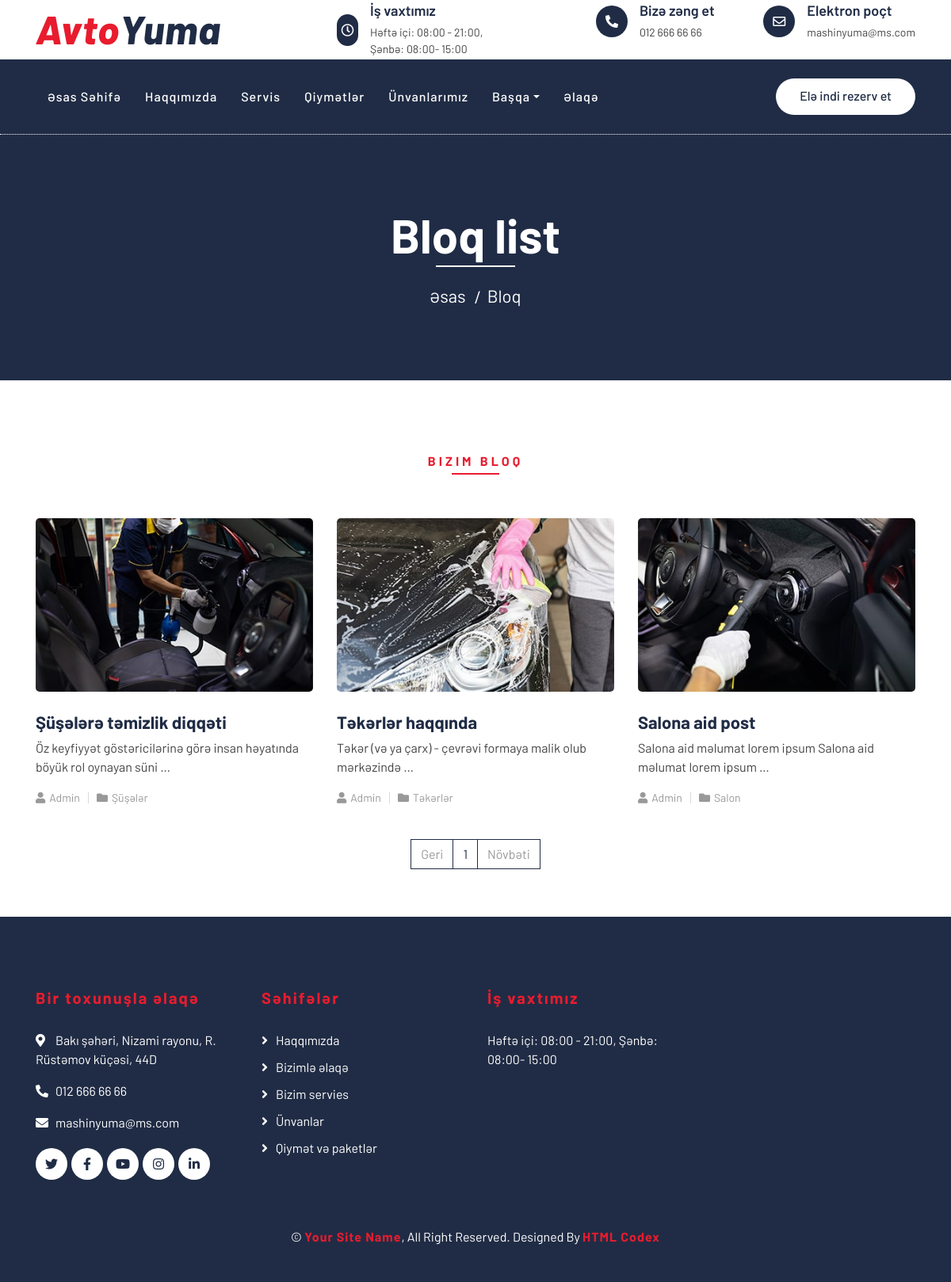
The app's page /blog/list/ with its own data.
### pages/models.py (models this page shows, shortened)
class Location(models.Model):
    title = models.CharField(max_length=100,verbose_name="Başlıq")
    location = models.TextField(verbose_name="Ünvan")
    phone = models.CharField(max_length=100,verbose_name="Telefon")
    is_main = models.BooleanField(default=False,verbose_name="Əsas ünvan")
    email = models.EmailField(blank=True)
    open_hour = models.CharField(max_length=100, verbose_name="İş saatı:",blank=True)
    status = models.CharField(choices=STATUS,max_length=100)
    facebook = models.CharField(max_length=1000,blank=True)
    twitter = models.CharField(max_length=1000,blank=True)
    instagram = models.CharField(max_length=1000,blank=True)
    youtube = models.CharField(max_length=1000,blank=True)
    linkedin = models.CharField(max_length=1000,blank=True)
    created_date = models.DateTimeField(auto_now_add=True)
    class Meta:
        verbose_name = "Ünvan və parametr"
        verbose_name_plural = "Ünvan və parametrlər"

### blog/models.py (models this page shows, shortened)
class BlogModel(models.Model):
    title = models.CharField(max_length=100,verbose_name="Başlıq")
    category = models.ForeignKey(CategoryModel,on_delete=CASCADE,verbose_name="Kateqoriya")
    image = models.ImageField(upload_to = "blogphotos",verbose_name="Şəkil")
    text = models.TextField(verbose_name="Mətin")
    status = models.CharField(max_length=100, choices=STATUS)
    slug = models.SlugField()
    tags = TaggableManager(verbose_name="Taqlar")
    created_date = models.DateTimeField(auto_now_add=True,verbose_name="Yaradılma tarixi")
    class Meta:
        verbose_name = "Məqalə"
        verbose_name_plural = "Məqalələr"

class CategoryModel(models.Model):
    name = models.CharField(max_length=100,verbose_name="Kateqoriya adı")
    slug = models.SlugField()
    created_date = models.DateTimeField(auto_now_add=True,verbose_name="Yaradıldığı tarix")
    def __str__(self):
        return self.name
    class Meta:
        verbose_name = "Kateqoriya"
        verbose_name_plural = "Kateqoriyalar"

### blog/views.py (the view)
# urls.py: path('list/',views.list, name="list"),
def list(request):
    blogs = BlogModel.objects.filter(status = "active")
    paginator = Paginator(blogs, 6)
    page_number = request.GET.get('page')
    page_obj = paginator.get_page(page_number)
    context = {
        "blogs":page_obj,
        "page_obj":page_obj,
    }
    return render(request,'blog/bloggrid.html',context)

### pages/context_processor.py (called while the page is built)
def about(request):
    about = About.objects.get()
    context = {
        "about":about,
    }
    return context

def location(request):
    settings = Location.objects.get(is_main =True)
    context = {
        "settings":settings,
    }
    return context

### templates/blog/bloggrid.html (shortened to what this page needs)
{% extends "base.html" %}
{% block body %}
    <div class="page-header">
        <div class="container">
            <div class="row">
                <div class="col-12">
                    <h2>Bloq list</h2>
                </div>
                <div class="col-12">
                    <a href="{% url 'pages:index' %}">Əsas</a>
                    <a href="">Bloq</a>
                </div>
            </div>
        </div>
    </div>
    <div class="blog">
        <div class="container">
            <div class="section-header text-center">
                <p>Bizim bloq</p>
            </div>
            <div class="row">
            {% if blogs %}
                {% for blog in blogs  %}
                <div class="col-lg-4">
                    <div class="blog-item">
                        <div class="blog-img">
                            <img src="{{blog.image.url}}" alt="Image">
                        </div>
                        <div class="blog-text">
                            <h3><a href="{% url 'blog:postdetail' blog.category.slug blog.slug %}">{{blog.title}}</a></h3>
                            <p>
                                {{blog.text|truncatewords:10}}
                            </p>
                        </div>
                        <div class="blog-meta">
                            <p><i class="fa fa-user"></i><a>Admin</a></p>
                            <p><i class="fa fa-folder"></i><a href="{% url 'blog:catposts' blog.category.slug %}">{{blog.category}}</a></p>
                        </div>
                    </div>
                </div>
                {% endfor %}
            {% endif %}
            </div>
            <div class="row">
                <div class="col-12">
                    <ul class="pagination justify-content-center">
                        {% if page_obj.has_previous %}
                        <li class="page-item "><a class="page-link" href="?page={{ page_obj.previous_page_number }}">Geri</a></li>
                        {% else %}
                        <li class="page-item disabled"><a class="page-link" href="#">Geri</a></li>
                        {% endif %}
                        {% for i  in blogs.paginator.page_range  %}
                            {% if blogs.number == i %}
                            <li class="page-item"><a class="page-link disabled">{{i}}</a></li>
                            {% else%}
                            <li class="page-item"><a class="page-link" href="?page={{i}}">{{i}}</a></li>
                            {% endif %}
                        {% endfor %}
                        {% if page_obj.has_next %}
                        <li class="page-item"><a class="page-link" href="?page={{ page_obj.next_page_number }}">Növbəti</a></li>
                        {% else %}
                        <li class="page-item disabled"><a class="page-link" href="">Növbəti</a></li>
                        {% endif %}
                    </ul>
                </div>
            </div>
        </div>
    </div>
{% endblock body %}

### templates/includes/navbar.html (shortened to what this page needs)
     <div class="top-bar">
        <div class="container">
            <div class="row align-items-center">
                <div class="col-lg-4 col-md-12">
                    <div class="logo">
                        <a href="{% url 'pages:index' %}">
                            <h1>Avto<span>Yuma</span></h1>
                        </a>
                    </div>
                </div>
                <div class="col-lg-8 col-md-7 d-none d-lg-block">
                    <div class="row">
                        <div class="col-4">
                            <div class="top-bar-item">
                                <div class="top-bar-icon">
                                    <i class="far fa-clock"></i>
                                </div>
                                <div class="top-bar-text">
                                    <h3>İş vaxtımız</h3>
                                    <p>{{settings.open_hour}}</p>
                                </div>
                            </div>
                        </div>
                        <div class="col-4">
                            <div class="top-bar-item">
                                <div class="top-bar-icon">
                                    <i class="fa fa-phone-alt"></i>
                                </div>
                                <div class="top-bar-text">
                                    <h3>Bizə zəng et</h3>
                                    <p>{{settings.phone}}</p>
                                </div>
                            </div>
                        </div>
                        <div class="col-4">
                            <div class="top-bar-item">
                                <div class="top-bar-icon">
                                    <i class="far fa-envelope"></i>
                                </div>
                                <div class="top-bar-text">
                                    <h3>Elektron poçt</h3>
                                    <p>{{settings.email}}</p>
                                </div>
                            </div>
                        </div>
                    </div>
                </div>
            </div>
        </div>
    </div>
    <div class="nav-bar">
        <div class="container">
            <nav class="navbar navbar-expand-lg bg-dark navbar-dark">
                <div class="collapse navbar-collapse justify-content-between" id="navbarCollapse">
                    <div class="navbar-nav mr-auto">
                        {% if 'index' in request.path or '/' == request.path %}
                        <a href="{% url 'pages:index' %}" class="nav-item nav-link active">Əsas Səhifə</a>
                        {% else %}
                        <a href="{% url 'pages:index' %}" class="nav-item nav-link">Əsas Səhifə</a>
                        {% endif %}
                        {% if "about" in request.path %}
                        <a href="{% url 'pages:about' %}" class="nav-item nav-link active">Haqqımızda</a>
                        {% else %}
                        <a href="{% url 'pages:about' %}" class="nav-item nav-link">Haqqımızda</a>
                        {% endif %}
                        {% if "service" in request.path %}
                        <a href="{% url 'pages:services' %}" class="nav-item nav-link active">Servis</a>
                        {% else %}
                        <a href="{% url 'pages:services' %}" class="nav-item nav-link">Servis</a>
                        {% endif %}
                        {% if "price" in request.path %}
                        <a href="{% url 'pages:price' %}" class="nav-item nav-link active">Qiymətlər</a>
                        {% else %}
                        <a href="{% url 'pages:price' %}" class="nav-item nav-link">Qiymətlər</a>
                        {% endif %}
                        {% if "washingpoints" in request.path %}
                        <a href="{% url 'pages:washingpoints' %}" class="nav-item nav-link active">Ünvanlarımız</a>
                        {% else %}
                        <a href="{% url 'pages:washingpoints' %}" class="nav-item nav-link">Ünvanlarımız</a>
                        {% endif %}
                        <div class="nav-item dropdown">
                            <a href="#" class="nav-link dropdown-toggle" data-toggle="dropdown">Başqa</a>
                        </div>
                        {% if 'contact' in request.path %}
                        <a href="{% url 'pages:contact' %}" class="nav-item nav-link active">Əlaqə</a>
                        {% else %}
                        <a href="{% url 'pages:contact' %}" class="nav-item nav-link">Əlaqə</a>
                        {% endif %}
                    </div>
                    <div class="ml-auto">
                        <a class="btn btn-custom" href="{% url 'pages:washingpoints' %}">Elə indi rezerv et</a>
                    </div>
                </div>
            </nav>
        </div>
    </div>

### templates/includes/footer.html (shortened to what this page needs)
{% load static %}
        <div class="footer">
            <div class="container">
                <div class="row">
                    <div class="col-lg-3 col-md-6">
                        <div class="footer-contact">
                            <h2>Bir toxunuşla əlaqə</h2>
                            <p><i class="fa fa-map-marker-alt"></i>{{settings.location}}</p>
                            <p><i class="fa fa-phone-alt"></i>{{settings.phone}}</p>
                            <p><i class="fa fa-envelope"></i>{{settings.email}}</p>
                            <div class="footer-social">
                                <a class="btn" href="{{settings.twitter}}"><i class="fab fa-twitter"></i></a>
                                <a class="btn" href="{{settings.facebook}}"><i class="fab fa-facebook-f"></i></a>
                                <a class="btn" href="{{settings.youtube}}"><i class="fab fa-youtube"></i></a>
                                <a class="btn" href="{{settings.instagram}}"><i class="fab fa-instagram"></i></a>
                                <a class="btn" href="{{settings.linkedin}}"><i class="fab fa-linkedin-in"></i></a>
                            </div>
                        </div>
                    </div>
                    <div class="col-lg-3 col-md-6">
                        <div class="footer-link">
                            <h2>Səhifələr</h2>
                            <a href="{% url 'pages:about' %}">Haqqımızda</a>
                            <a href="{% url 'pages:contact' %}">Bizimlə əlaqə</a>
                            <a href="{% url 'pages:services' %}">Bizim servies</a>
                            <a href="{% url 'pages:washingpoints'  %}">Ünvanlar</a>
                            <a href="{% url 'pages:price' %}">Qiymət və paketlər</a>
                        </div>
                    </div>
                    <div class="col-lg-3 col-md-6">
                        <div class="footer-link">
                            <h2>İş vaxtımız</h2>
                            {{settings.open_hour}}
                        </div>
                    </div>
                    <div class="col-lg-3 col-md-6">
                    </div>
                </div>
            </div>
            <div class="container copyright">
                <p>&copy; <a href="#">Your Site Name</a>, All Right Reserved. Designed By <a href="https://htmlcodex.com">HTML Codex</a></p>
            </div>
        </div>

### records on screen
Location: open_hour "Həftə içi: 08:00 - 21:00, Şənbə: 08:00- 15:00", phone "012 666 66 66", email "mashinyuma@ms.com", location "Bakı şəhəri, Nizami rayonu, R. Rüstəmov küçəsi, 44D"
BlogModel: image (picture), title "Şüşələrə təmizlik diqqəti", text "Öz keyfiyyət göstəricilərinə görə insan həyatında böyük rol oynayan süni …", category "Şüşələr"
BlogModel: image (picture), title "Təkərlər haqqında", text "Təkər (və ya çarx) - çevrəvi formaya malik olub mərkəzində …", category "Təkərlər"
BlogModel: image (picture), title "Salona aid post", text "Salona aid məlumat lorem ipsum Salona aid məlumat lorem ipsum …", category "Salon"

### other values on screen
{{ i }} "1"
